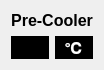
  <widget class="QWidget" name="verticalLayoutWidget_9">
   <property name="geometry">
    <rect>
     <x>1097</x>
     <y>470</y>
     <width>101</width>
     <height>49</height>
    </rect>
   </property>
   <layout class="QVBoxLayout" name="verticalLayout_10">
    <item>
     <widget class="QLabel" name="MFM1_LABEL_12">
      <property name="font">
       <font>
        <family>Arial</family>
        <pointsize>12</pointsize>
        <weight>75</weight>
        <bold>true</bold>
       </font>
      </property>
      <property name="text">
       <string>Pre-Cooler</string>
      </property>
      <property name="alignment">
       <set>Qt::AlignCenter</set>
      </property>
     </widget>
    </item>
    <item>
     <layout class="QHBoxLayout" name="horizontalLayout_13">
      <item>
       <widget class="QLabel" name="HEX2_T">
        <property name="font">
         <font>
          <family>Arial</family>
          <pointsize>12</pointsize>
          <weight>75</weight>
          <bold>true</bold>
         </font>
        </property>
        <property name="styleSheet">
         <string notr="true">color: rgb(255, 255, 255);
background-color: rgb(0, 0, 0);</string>
        </property>
        <property name="text">
         <string/>
        </property>
        <property name="alignment">
         <set>Qt::AlignCenter</set>
        </property>
       </widget>
      </item>
      <item>
       <widget class="QLabel" name="UNIT_13">
        <property name="font">
         <font>
          <family>Arial</family>
          <pointsize>12</pointsize>
          <weight>75</weight>
          <bold>true</bold>
         </font>
        </property>
        <property name="styleSheet">
         <string notr="true">color: rgb(255, 255, 255);
background-color: rgb(0, 0, 0);</string>
        </property>
        <property name="text">
         <string>℃</string>
        </property>
        <property name="alignment">
         <set>Qt::AlignCenter</set>
        </property>
       </widget>
      </item>
     </layout>
    </item>
   </layout>
  </widget>
